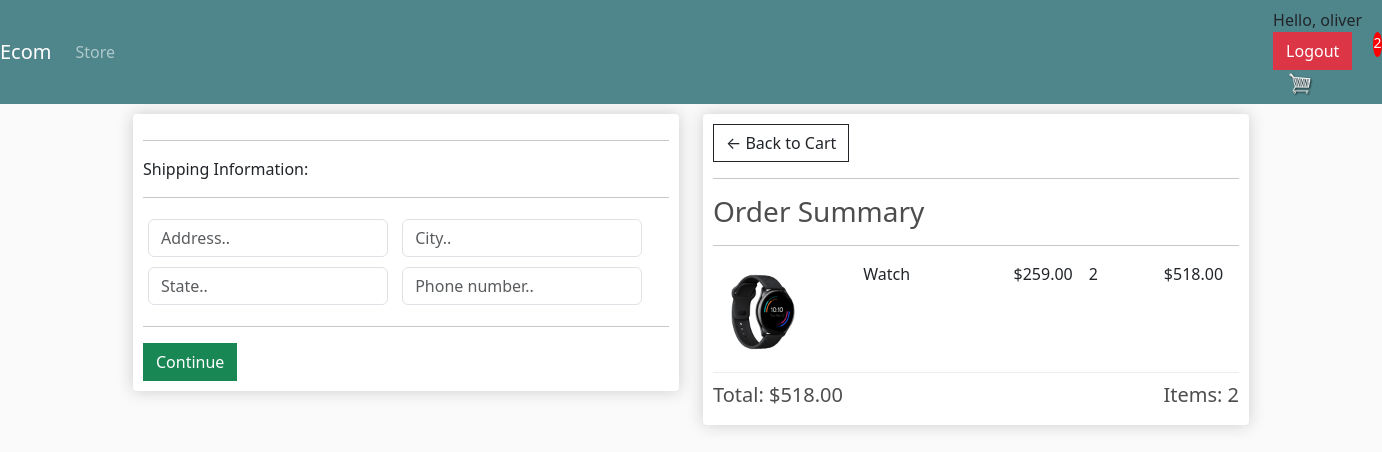
Screenshot of /checkout/ (signed in) with the database file from the repository.
### store/models.py (models this page shows, shortened)
class OrderItem(models.Model):
	product = models.ForeignKey(Product, on_delete=models.SET_NULL, null=True)
	order = models.ForeignKey(Order, on_delete=models.SET_NULL, null=True)
	quantity = models.IntegerField(default=0, null=True, blank=True)
	date_added = models.DateTimeField(auto_now_add=True)
	@property
	def get_total(self):
		total = self.product.price * self.quantity
		return total

class Product(models.Model):
	name = models.CharField(max_length=200)
	price = models.DecimalField(max_digits=7, decimal_places=2)
	digital = models.BooleanField(default=False, null=True, blank=True)
	image = models.ImageField(null=True, blank=True)
	@property
	def imageURL(self):
		try:
			url = self.image.url
		except:
			url = ''
		return url

class Order(models.Model):
	STATUS = (
	('Pending', 'Pending'),
	('Out for delivery', 'Out for delivery'),
	('Delivered', 'Delivered'),
	)
	customer = models.ForeignKey(Customer, on_delete=models.SET_NULL, null=True, blank=True)
	date_ordered = models.DateTimeField(auto_now_add=True)
	complete = models.BooleanField(default=False)
	transaction_id = models.CharField(max_length=200, null=True)
	status = models.CharField(max_length=200, null=True, choices=STATUS, default='Pending')
	@property
	def shipping(self):
		shipping = False
		orderitems = self.orderitem_set.all()
		for i in orderitems:
			if i.product.digital == False:
				shipping = True
		return shipping
	@property
	def get_cart_total(self):
		orderitems = self.orderitem_set.all()
		total = sum([item.get_total for item in orderitems])
		return total
	@property
	def get_cart_items(self):
		orderitems = self.orderitem_set.all()
		total = sum([item.quantity for item in orderitems])
		return total

### store/views.py (the view)
# urls.py: path('checkout/', views.checkout, name = 'checkout'),
def checkout(request):
	data = cartData(request)
	cartItems = data['cartItems']
	order = data['order']
	items = data['items']
	context = {'items': items, 'order': order, 'cartItems': cartItems}
	return render(request, 'store/checkout.html', context,)

### store/utils.py (called while the page is built)
def cartData(request):
	if request.user.is_authenticated:
		customer = request.user.customer
		order, created = Order.objects.get_or_create(customer=customer, complete=False)
		items = order.orderitem_set.all()
		cartItems = order.get_cart_items
	else:
		cookieData = cookieCart(request)
		cartItems = cookieData['cartItems']
		order = cookieData['order']
		items = cookieData['items']
	return {'items': items, 'order': order, 'cartItems': cartItems}

### store/templates/store/checkout.html (shortened to what this page needs)
{% extends 'store/main.html' %}
{% load static %}
{% block content %}
	 <div class="row">
		<div class="col-lg-6">
			<div class="box-element" id="form-wrapper">
				<form id="form">
					<div id="shipping-info">
						<hr>
						<p>Shipping Information:</p>
						<hr>
						<div class="form-field">
							<input class="form-control" type="text" name="address" placeholder="Address..">
						</div>
						<div class="form-field">
							<input class="form-control" type="text" name="city" placeholder="City..">
						</div>
						<div class="form-field">
							<input class="form-control" type="text" name="state" placeholder="State..">
						</div>
						<div class="form-field">
							<input class="form-control" type="text" name="zipcode" placeholder="Phone number..">
						</div>
					</div>
					<hr>
					<input id="form-button" class="btn btn-success btn-block" type="submit" value="Continue">
				</form>
			</div>
			<br>
		</div>
		<div class="col-lg-6">
			<div class="box-element">
				<a href="{% url 'cart'%}" class="btn btn-outline-dark">&#x2190; Back to Cart</a>
				<hr>
				<h3>Order Summary</h3>
				<hr>
				{% for item in items%}
				<div class="cart-row">
					<div style="flex:2"><img class="row-image" src="{{item.product.imageURL}}"></div>
					<div style="flex:2"><p>{{item.product.name}}</p></div>
					<div style="flex:1"><p>${{item.product.price|floatformat:2}}</p></div>
					<div style="flex:1"><p>{{item.quantity}}</p></div>
					<div style="flex:1">${{item.get_total|floatformat:2}}</div>
				</div>
				{% endfor %}
				<h5 style=" float:right">Items:   {{order.get_cart_items}}</h5>
				<h5>Total:   ${{order.get_cart_total|floatformat:2}}</h5>
			</div>
		</div>
	</div>
{% endblock content %}

### store/templates/store/navbar.html (shortened to what this page needs)
{% load static %}
<nav class="navbar navbar-expand-lg navbar-dark bg-dark">
  <a class="navbar-brand" href="{% url 'store' %}">Ecom</a>
  <div class="collapse navbar-collapse" id="navbarSupportedContent">
    <ul class="navbar-nav mr-auto">
      <li class="nav-item active">
        <a class="nav-link" href="{% url 'store' %}">Store </a>
      </li>
    </ul>
    <div class="cart-login">
      {% if request.user.is_authenticated %}
      <a href="{% url 'customer' request.user.customer.id %}" class="text-dark text-decoration-none">
        <span class="hello-msg">Hello, {{request.user}} </span></a>
      <a href="{% url 'logout' %}" class="btn btn-danger">Logout</a>
      {% else %}
      <a href="{% url 'login' %}" class="btn btn-warning">Login</a>
      {% endif %}
      <a href="{% url 'cart' %}">
        <img id="cart-icon" src="{% static 'images/cart.png'%}" alt="">
      </a>
    </div>
    <p id="cart-total">{{cartItems}}</p>
  </div>
</nav>

### static/css/main.css (style rules this page uses)
body { background-color: hsl(0, 0%, 98%); }
.cart-login { margin-left:1150px; }
h1,h2,h3,h4,h5,h6 { color:hsl(0, 0%, 30%); }
.box-element { box-shadow:hsl(0, 0%, 80%) 0 0 16px; background-color: #fff; border-radius: 4px; padding: 10px; }
.bg-dark { background-color: #4f868c!important; }
#cart-icon { width:25px; display: inline-block; margin-left: 15px; }
#cart-total { display: block; text-align: center; color:#fff; background-color: red; width: 20px; height: 25px; border-radius: 50%; font-size: 14px; }
.col-lg-4, .col-lg-6, .col-lg-8, .col-lg-12 { margin-top: 10px; }
.btn { border-radius: 0; }
.row-image { width: 100px; }
.form-field { width:250px; display: inline-block; padding: 5px; }
.cart-row { display: flex; align-items: flex-stretch; padding-bottom: 10px; margin-bottom: 10px; border-bottom: 1px solid #ececec; }

### rows the page displays
OrderItem: product.imageURL (picture), product.name "Watch", product.price "259.00", quantity "2", get_total "518.00"
Order: get_cart_items "2", get_cart_total "518.00"

### other values shown
{{ request.user }} "oliver"
{{ cartItems }} "2"
